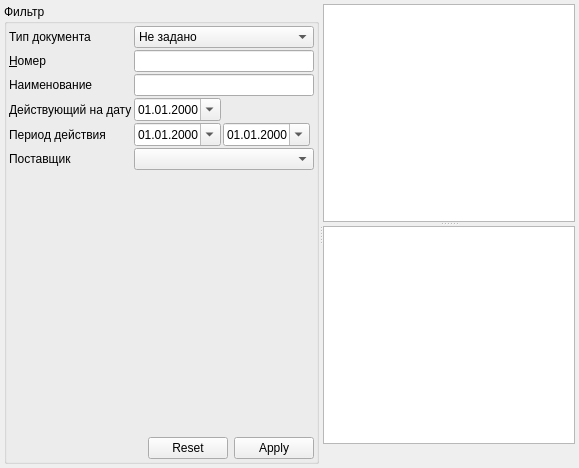
     <widget class="QWidget" name="tabPurchaseContract">
      <attribute name="title">
       <string>Контракт на закупку</string>
      </attribute>
      <layout class="QGridLayout" name="gridLayout_13">
       <property name="margin">
        <number>4</number>
       </property>
       <property name="spacing">
        <number>4</number>
       </property>
       <item row="0" column="0">
        <widget class="QSplitter" name="splitterPurchaseContract">
         <property name="orientation">
          <enum>Qt::Horizontal</enum>
         </property>
         <property name="childrenCollapsible">
          <bool>false</bool>
         </property>
         <widget class="QGroupBox" name="grpPurchaseContract">
          <property name="title">
           <string>Фильтр</string>
          </property>
          <layout class="QGridLayout" name="gridLayout_11">
           <property name="margin">
            <number>2</number>
           </property>
           <property name="spacing">
            <number>2</number>
           </property>
           <item row="9" column="0" colspan="5">
            <layout class="QHBoxLayout" name="horizontalLayout_6">
             <property name="spacing">
              <number>2</number>
             </property>
             <item>
              <spacer name="horizontalSpacer_12">
               <property name="orientation">
                <enum>Qt::Horizontal</enum>
               </property>
               <property name="sizeHint" stdset="0">
                <size>
                 <width>99</width>
                 <height>20</height>
                </size>
               </property>
              </spacer>
             </item>
             <item>
              <widget class="CApplyResetDialogButtonBox" name="bbxPurchaseContractFilter">
               <property name="sizePolicy">
                <sizepolicy hsizetype="Maximum" vsizetype="Fixed">
                 <horstretch>0</horstretch>
                 <verstretch>0</verstretch>
                </sizepolicy>
               </property>
               <property name="standardButtons">
                <set>QDialogButtonBox::Apply|QDialogButtonBox::Reset</set>
               </property>
              </widget>
             </item>
            </layout>
           </item>
           <item row="3" column="0">
            <widget class="QLabel" name="lblPurchaseContractFilterName">
             <property name="sizePolicy">
              <sizepolicy hsizetype="Maximum" vsizetype="Preferred">
               <horstretch>0</horstretch>
               <verstretch>0</verstretch>
              </sizepolicy>
             </property>
             <property name="text">
              <string>Наименование</string>
             </property>
             <property name="buddy">
              <cstring>edtPurchaseContractFilterName</cstring>
             </property>
            </widget>
           </item>
           <item row="3" column="1" colspan="4">
            <widget class="QLineEdit" name="edtPurchaseContractFilterName">
             <property name="sizePolicy">
              <sizepolicy hsizetype="Expanding" vsizetype="Fixed">
               <horstretch>0</horstretch>
               <verstretch>0</verstretch>
              </sizepolicy>
             </property>
            </widget>
           </item>
           <item row="1" column="0">
            <widget class="QLabel" name="lblPurchaseContractFilterNumber">
             <property name="sizePolicy">
              <sizepolicy hsizetype="Maximum" vsizetype="Preferred">
               <horstretch>0</horstretch>
               <verstretch>0</verstretch>
              </sizepolicy>
             </property>
             <property name="text">
              <string>&amp;Номер</string>
             </property>
             <property name="buddy">
              <cstring>edtPurchaseContractFilterNumber</cstring>
             </property>
            </widget>
           </item>
           <item row="6" column="2">
            <widget class="CDateEdit" name="edtPurchaseContractFilterEndDate">
             <property name="sizePolicy">
              <sizepolicy hsizetype="Maximum" vsizetype="Fixed">
               <horstretch>0</horstretch>
               <verstretch>0</verstretch>
              </sizepolicy>
             </property>
             <property name="displayFormat">
              <string>dd.MM.yyyy</string>
             </property>
             <property name="calendarPopup">
              <bool>true</bool>
             </property>
            </widget>
           </item>
           <item row="5" column="1">
            <widget class="CDateEdit" name="edtPurchaseContractFilterDate">
             <property name="sizePolicy">
              <sizepolicy hsizetype="Maximum" vsizetype="Fixed">
               <horstretch>0</horstretch>
               <verstretch>0</verstretch>
              </sizepolicy>
             </property>
             <property name="displayFormat">
              <string>dd.MM.yyyy</string>
             </property>
             <property name="calendarPopup">
              <bool>true</bool>
             </property>
            </widget>
           </item>
           <item row="6" column="0">
            <widget class="QLabel" name="lblPurchaseContractFilterPeriodDate">
             <property name="sizePolicy">
              <sizepolicy hsizetype="Maximum" vsizetype="Preferred">
               <horstretch>0</horstretch>
               <verstretch>0</verstretch>
              </sizepolicy>
             </property>
             <property name="text">
              <string>Период действия</string>
             </property>
             <property name="buddy">
              <cstring>edtPurchaseContractFilterBegDate</cstring>
             </property>
            </widget>
           </item>
           <item row="8" column="0" colspan="5">
            <spacer name="verticalSpacer_5">
             <property name="orientation">
              <enum>Qt::Vertical</enum>
             </property>
             <property name="sizeHint" stdset="0">
              <size>
               <width>20</width>
               <height>265</height>
              </size>
             </property>
            </spacer>
           </item>
           <item row="6" column="1">
            <widget class="CDateEdit" name="edtPurchaseContractFilterBegDate">
             <property name="sizePolicy">
              <sizepolicy hsizetype="Maximum" vsizetype="Fixed">
               <horstretch>0</horstretch>
               <verstretch>0</verstretch>
              </sizepolicy>
             </property>
             <property name="displayFormat">
              <string>dd.MM.yyyy</string>
             </property>
             <property name="calendarPopup">
              <bool>true</bool>
             </property>
            </widget>
           </item>
           <item row="7" column="1" colspan="4">
            <widget class="COrgComboBox" name="cmbPurchaseContractFilterSupplierOrg"/>
           </item>
           <item row="5" column="0">
            <widget class="QLabel" name="lblPurchaseContractFilterDate">
             <property name="sizePolicy">
              <sizepolicy hsizetype="Maximum" vsizetype="Preferred">
               <horstretch>0</horstretch>
               <verstretch>0</verstretch>
              </sizepolicy>
             </property>
             <property name="text">
              <string>Действующий на дату</string>
             </property>
             <property name="buddy">
              <cstring>edtPurchaseContractFilterDate</cstring>
             </property>
            </widget>
           </item>
           <item row="1" column="1" colspan="4">
            <widget class="QLineEdit" name="edtPurchaseContractFilterNumber">
             <property name="sizePolicy">
              <sizepolicy hsizetype="Expanding" vsizetype="Fixed">
               <horstretch>0</horstretch>
               <verstretch>0</verstretch>
              </sizepolicy>
             </property>
            </widget>
           </item>
           <item row="7" column="0">
            <widget class="QLabel" name="lblPurchaseContractFilterSupplierOrg">
             <property name="text">
              <string>Поставщик</string>
             </property>
             <property name="buddy">
              <cstring>cmbPurchaseContractFilterSupplierOrg</cstring>
             </property>
            </widget>
           </item>
           <item row="0" column="0">
            <widget class="QLabel" name="lblPurchasesFilterType">
             <property name="text">
              <string>Тип документа</string>
             </property>
            </widget>
           </item>
           <item row="0" column="1" colspan="4">
            <widget class="QComboBox" name="cmbPurchasesFilterType">
             <item>
              <property name="text">
               <string>Не задано</string>
              </property>
             </item>
             <item>
              <property name="text">
               <string>Контракт на закупку</string>
              </property>
             </item>
             <item>
              <property name="text">
               <string>Заявка на поставку</string>
              </property>
             </item>
            </widget>
           </item>
          </layout>
         </widget>
         <widget class="QWidget" name="pnlPurchaseContract" native="true">
          <layout class="QVBoxLayout" name="verticalLayout_5">
           <property name="margin">
            <number>0</number>
           </property>
           <item>
            <widget class="QSplitter" name="splitter_2">
             <property name="orientation">
              <enum>Qt::Vertical</enum>
             </property>
             <widget class="CTableView" name="tblPurchaseContract"/>
             <widget class="CTableView" name="tblPurchaseContractItems"/>
            </widget>
           </item>
           <item>
            <widget class="QLabel" name="lblPurchaseContract">
             <property name="text">
              <string/>
             </property>
            </widget>
           </item>
          </layout>
         </widget>
        </widget>
       </item>
      </layout>
     </widget>
